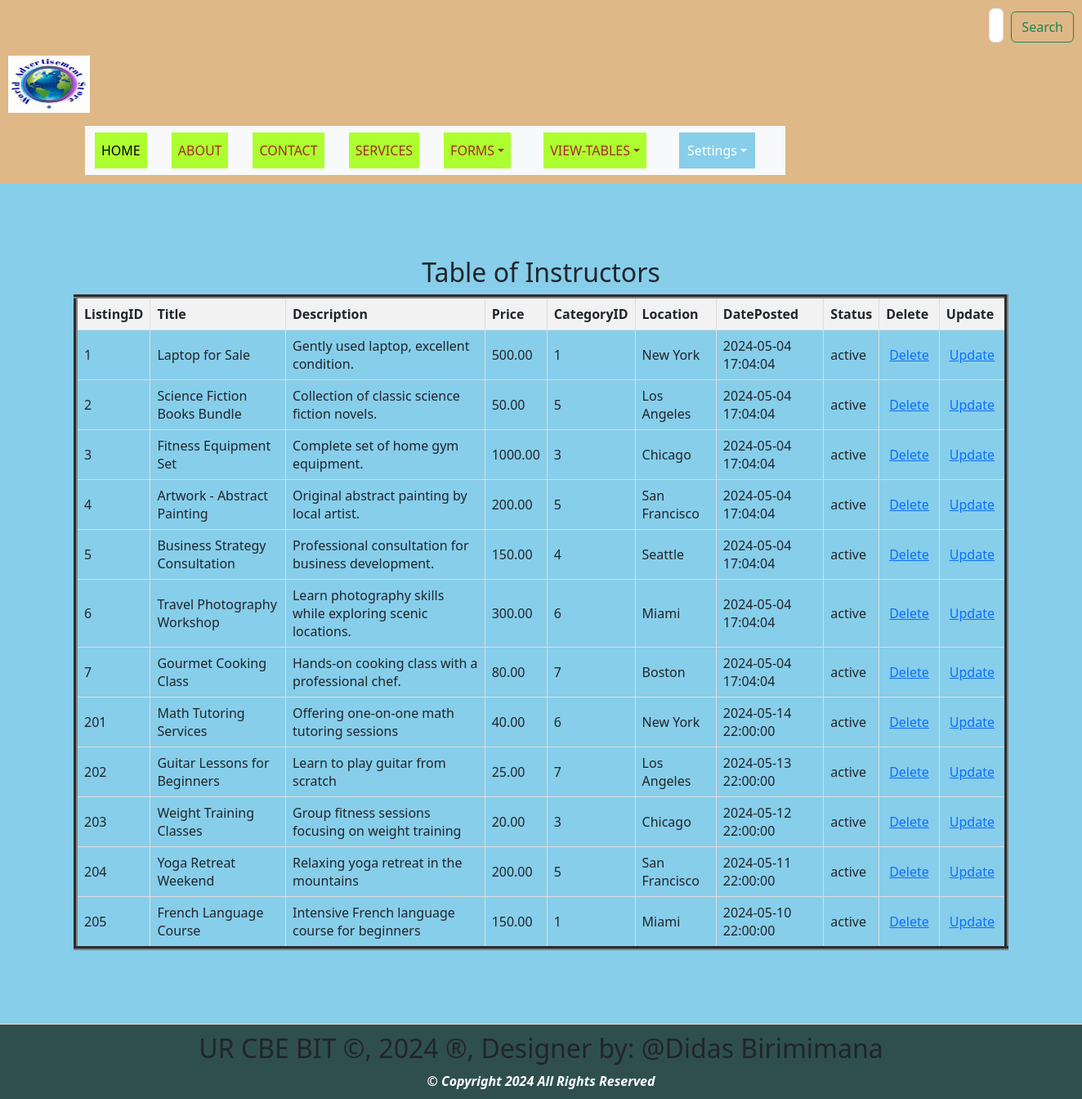
Screenshot of /view_listings.php with the database file from the repository.
### tables this page shows
CREATE TABLE `listings` (
  `ListingID` int(11) NOT NULL,
  `Title` varchar(100) NOT NULL,
  `Description` text NOT NULL,
  `Price` decimal(10,2) DEFAULT NULL,
  `CategoryID` int(11) NOT NULL,
  `Location` varchar(100) DEFAULT NULL,
  `DatePosted` timestamp NOT NULL DEFAULT current_timestamp(),
  `Status` enum('active','inactive','sold') DEFAULT 'active'
);

### view_listings.php (the view, shortened to what this page needs)
<html>
<head>
  <link rel="stylesheet" type="text/css" href="styles.css" title="style 1" media="screen, tv, projection, handheld, print"/>
  <link rel="stylesheet" type="text/css" href="styles.css" title="style 1" media="screen, tv, projection, handheld, print">
    <link href="https://cdn.jsdelivr.net/npm/bootstrap@5.3.3/dist/css/bootstrap.min.css" rel="stylesheet">
</head>
<body style="background-color: skyblue;">
<header>
    <form class="d-flex" role="search" action="search.php" method="GET">
        <input class="form-control me-2" type="search" placeholder="Search" aria-label="Search" name="query">
        <button class="btn btn-outline-success" type="submit">Search</button>
    </form>
    <ul style="list-style-type: none; padding: 0;">
        <li style="display: inline; margin-right: 10px;">
           <a href="home.html">
            <img src="./Images/th.jpeg" width="100" height="70" alt="Logo"> </a>
        </li>
    </ul>
    <div class="container">
        <div class="row">
            <div class="col-auto">
                <div class="box">
                    <nav class="navbar navbar-expand-lg bg-body-tertiary">
                        <div class="container-fluid">
                            <div class="collapse navbar-collapse" id="navbarNavDropdown">
                                <ul class="navbar-nav">
                                    <li class="nav-item">
                                        <a class="nav-link active" aria-current="page" href="home.html">HOME</a>
                                    </li>
                                    <li class="nav-item">
                                        <a class="nav-link" href="about.html">ABOUT</a>
                                    </li>
                                    <li class="nav-item">
                                        <a class="nav-link" href="contact.html">CONTACT</a>
                                    </li>
                                    <li class="nav-item">
                                        <a class="nav-link" href="services.html">SERVICES</a>
                                    </li>
                                    <li class="nav-item dropdown">
                                        <a class="nav-link dropdown-toggle" href="#"  data-bs-toggle="dropdown" aria-expanded="false">FORMS</a>
                                    </li>
                                    <li class="nav-item dropdown">
                                        <a class="nav-link dropdown-toggle" href="#" role="button" data-bs-toggle="dropdown" aria-expanded="false">VIEW-TABLES</a>
                                    </li>
                                    <li class="dropdown" style="display: inline; margin-right: 10px;">
                                        <a href="#" class="nav-link dropdown-toggle" style="padding: 10px; color: white; background-color: skyblue; text-decoration: none; margin-right: 15px;">Settings</a>
                                    </li>
                                </ul>
                            </div>
                        </div>
                    </nav>
                </div>
            </div>
        </div>
    </div>
</header>
<section>
<!DOCTYPE html>
<html>
<head>
</head>
<body>
    <center><h2>Table of Instructors</h2></center>
    <table border="5">
        <tr>
            <th>ListingID</th>
            <th>Title</th>
            <th>Description</th>
            <th>Price</th>
            <th>CategoryID</th>
            <th>Location</th>
             <th>DatePosted</th>
            <th>Status</th>
            <th>Delete</th>
            <th>Update</th>
        </tr>
        <?php
       include('Database_Connection.php');
        $sql = "SELECT * FROM listings";
        $result = $connection->query($sql);
        if ($result->num_rows > 0) {
            while ($row = $result->fetch_assoc()) {
                $instId = $row['ListingID'];
                echo "<tr>
                    <td>" . $row['ListingID'] . "</td>
                    <td>" . $row['Title'] . "</td>
                    <td>" . $row['Description'] . "</td>
                    <td>" . $row['Price'] . "</td>
                    <td>" . $row['CategoryID'] . "</td>
                    <td>" . $row['Location'] . "</td>
                    <td>" . $row['DatePosted'] . "</td>
                    <td>" . $row['Status'] . "</td>
                    <td><a style='padding:4px' href='delete_listings.php?ListingID=$instId'>Delete</a></td>
                    <td><a style='padding:4px' href='update_listings.php?ListingID=$instId'>Update</a></td>
                </tr>";
            }
        } else {
            echo "<tr><td colspan='9'>No data found</td></tr>";
        }
        ?>
    </table>
</body>
    </section>
<footer>
 <marquee behavior='alternate'>
<b><h2>UR CBE BIT &copy, 2024 &reg, Designer by: @Didas Birimimana</h2></b>
</marquee>
<center><b style="color: white;"><i>&copy Copyright 2024 All Rights Reserved</i></b></center>
</footer>
</body>
</html>

### styles.css (style rules this page uses)
body { font-family: Arial, sans-serif; margin: 0; padding: 0; }
header { background-color: darkslategray; padding: 5px; }
nav { display: flex; justify-content: space-between; }
.nav-link { list-style: none; margin: 0; padding: 0; display: inline-block; margin-right: 20px; text-decoration: none; color: black; }
.dropdown { position: relative; display: inline; margin-right: 10px; }
section { padding: 90px; border-bottom: 1px solid #ddd; }
footer { text-align: center; padding: 10px; background-color: darkslategray; }

### view_listings.php (style rules this page uses)
.nav-link { padding: 10px; color: white; background-color: greenyellow; text-decoration: none; margin-right: 30px; text-align: center; }
.nav-link:link { color: brown; }
button.btn { margin-left: 1px; margin-top: 4px; }
input.form-control { margin-left: 1200px; padding: 8px; }
header { background-color: burlywood; padding: 10px; }
table { width: 100%; border-collapse: collapse; }
th, td { border: 1px solid #ddd; padding: 8px; text-align: left; }
th { background-color: #f2f2f2; }

### rows the page displays
listings: ListingID "1", Title "Laptop for Sale", Description "Gently used laptop, excellent condition.", Price "500.00", CategoryID "1", Location "New York", DatePosted "2024-05-04 17:04:04", Status "active"
listings: ListingID "2", Title "Science Fiction Books Bundle", Description "Collection of classic science fiction novels.", Price "50.00", CategoryID "5", Location "Los Angeles", DatePosted "2024-05-04 17:04:04", Status "active"
listings: ListingID "3", Title "Fitness Equipment Set", Description "Complete set of home gym equipment.", Price "1000.00", CategoryID "3", Location "Chicago", DatePosted "2024-05-04 17:04:04", Status "active"
listings: ListingID "4", Title "Artwork - Abstract Painting", Description "Original abstract painting by local artist.", Price "200.00", CategoryID "5", Location "San Francisco", DatePosted "2024-05-04 17:04:04", Status "active"
listings: ListingID "5", Title "Business Strategy Consultation", Description "Professional consultation for business development.", Price "150.00", CategoryID "4", Location "Seattle", DatePosted "2024-05-04 17:04:04", Status "active"
listings: ListingID "6", Title "Travel Photography Workshop", Description "Learn photography skills while exploring scenic locations.", Price "300.00", CategoryID "6", Location "Miami", DatePosted "2024-05-04 17:04:04", Status "active"
listings: ListingID "7", Title "Gourmet Cooking Class", Description "Hands-on cooking class with a professional chef.", Price "80.00", CategoryID "7", Location "Boston", DatePosted "2024-05-04 17:04:04", Status "active"
listings: ListingID "201", Title "Math Tutoring Services", Description "Offering one-on-one math tutoring sessions", Price "40.00", CategoryID "6", Location "New York", DatePosted "2024-05-14 22:00:00", Status "active"
listings: ListingID "202", Title "Guitar Lessons for Beginners", Description "Learn to play guitar from scratch", Price "25.00", CategoryID "7", Location "Los Angeles", DatePosted "2024-05-13 22:00:00", Status "active"
listings: ListingID "203", Title "Weight Training Classes", Description "Group fitness sessions focusing on weight training", Price "20.00", CategoryID "3", Location "Chicago", DatePosted "2024-05-12 22:00:00", Status "active"
listings: ListingID "204", Title "Yoga Retreat Weekend", Description "Relaxing yoga retreat in the mountains", Price "200.00", CategoryID "5", Location "San Francisco", DatePosted "2024-05-11 22:00:00", Status "active"
listings: ListingID "205", Title "French Language Course", Description "Intensive French language course for beginners", Price "150.00", CategoryID "1", Location "Miami", DatePosted "2024-05-10 22:00:00", Status "active"
